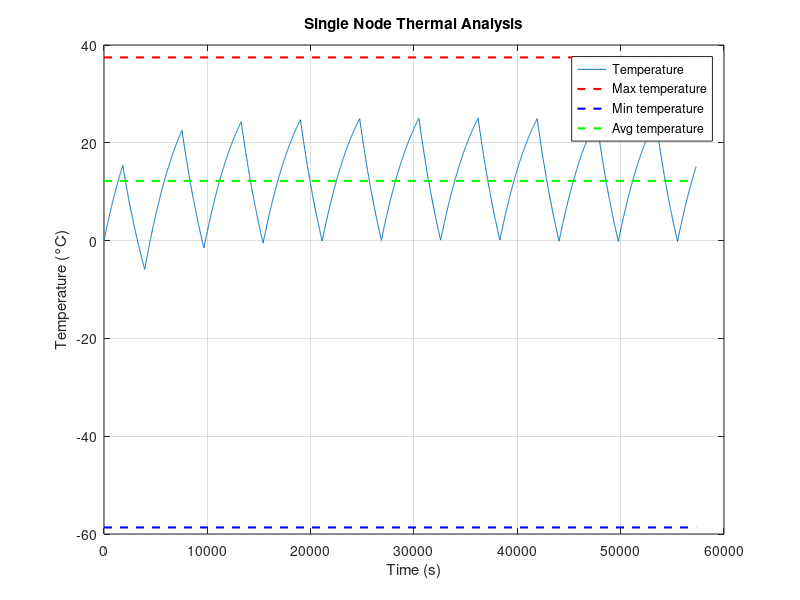

Write the MATLAB code that produced this figure.
clear;
clc;

% Satellite's parameters
r_sat = 0.07214;
A_sat = 4 * pi * r_sat^2;
A_sat_sectional = pi * r_sat^2;
m = 1.3;
c_p = 897;
alfa = 0.92;
epsilon = 0.85;

% Satellite's orbit
h_orbit = 550000;

% Constants
stefan_boltzmann_const = 5.6704 * 10^-8;
standard_gravitational_param = 3.986 * 10^14; 
R_earth = 6371000;

% Heat fluxes (W/m^2)
q_sun = 1322;
q_earth = 228;

% Sun's reflection from the earth (%)
albedo = 0.14;

% Rates of heat transfers (W)
Q_insinde = 0.3 * A_sat_sectional * 0.5 * q_sun;
Q_sun = alfa * q_sun * A_sat_sectional;
Q_albedo = albedo * Q_sun;
Q_earth = alfa * q_earth * A_sat_sectional;


% The angle between satellites's orbital plane around Earth and the geocentric position of the sun
beta = 0;

% Beta angle where shifted to eclipse
beta_crit = asind(R_earth / (R_earth + h_orbit));

% Fraction of time in orbit spent in eclipse (%)
if abs(beta) < beta_crit
    eclipse = (1/180) * acosd((sqrt(h_orbit^2 + 2 * R_earth * h_orbit)) / ((R_earth + h_orbit) * cosd(beta)));
elseif abs(beta) >= beta_crit
    eclipse = 0;
end



% Maximum temperature, in the sun
T_max = ((Q_sun + Q_albedo + Q_earth + Q_insinde) / (epsilon * A_sat * stefan_boltzmann_const))^(1/4);
T_max_celsius = T_max - 273.15


% Minimum temperature, in eclipse
T_min = ((Q_earth + Q_insinde) / (epsilon * A_sat * stefan_boltzmann_const))^(1/4);
T_min_celsius = T_min - 273.15


% Average temperature in orbit
T_avg = ((eclipse * (Q_earth + Q_insinde) + (1 - eclipse) * (Q_sun + Q_albedo + Q_earth + Q_insinde)) / ...
        (epsilon * A_sat * stefan_boltzmann_const))^(1/4);
T_avg_celsius = T_avg - 273.15



% Orbital period (s)
tau = 2 * pi * sqrt(((h_orbit + R_earth)^3) / standard_gravitational_param);


% Set up of times and sample sizes for the plotting of the data
n = 3000;
delta_tau = 10*tau/n;
times = linspace(0, 10*tau, n);


% Eclipse timing borders
ecl_border1 = (tau/2) * (1 - eclipse);
ecl_border2 = (tau/2) * (1 + eclipse);

% List for temperatures, let's start from 0°C
temps = [273.15];

for i = 1:1:n-1
    % Switch function turn off solar radiation, when in eclipse 
    switch_func = 0.5 * (sign((cosd((360/tau)*times(i))+0.4))+1);
    
    % Calculated heat transfer in a certain time
    Q_in = q_earth * A_sat_sectional + alfa * (1 + albedo) * q_sun * A_sat_sectional * switch_func;
    Q_radiation = A_sat * epsilon * stefan_boltzmann_const * (temps(i))^4;
    temps(i+1) = temps(i) + (delta_tau / (m * c_p)) * (Q_insinde - Q_radiation + Q_in);
end



% Change units to °C
temps_c = temps - 273.15;


% Plot temperatures
plot(times, temps_c);
hold on;

% Set axis labels and title
xlabel('Time (s)')
ylabel('Temperature (°C)')
title('Single Node Thermal Analysis')

% Draw max, min, and average temperatures
plot([times(1), times(end)], [T_max_celsius, T_max_celsius], 'r--', 'LineWidth', 1.5);
plot([times(1), times(end)], [T_min_celsius, T_min_celsius], 'b--', 'LineWidth', 1.5);
plot([times(1), times(end)], [T_avg_celsius, T_avg_celsius], 'g--', 'LineWidth', 1.5);

% Add legend and grid
legend('Temperature', 'Max temperature', 'Min temperature', 'Avg temperature');
grid on;







